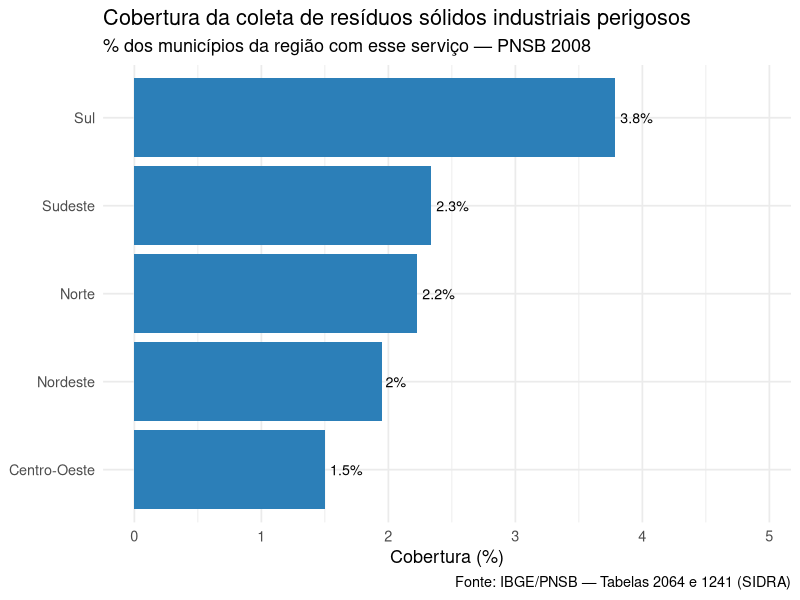
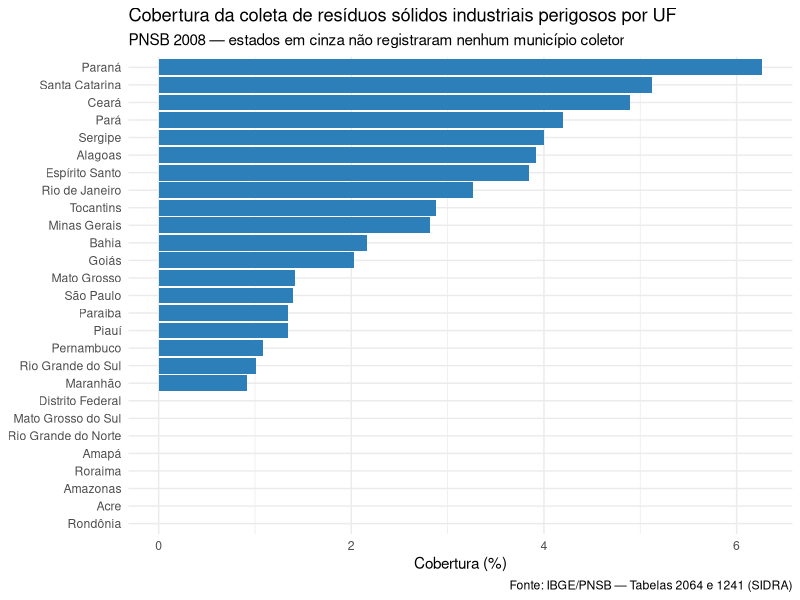
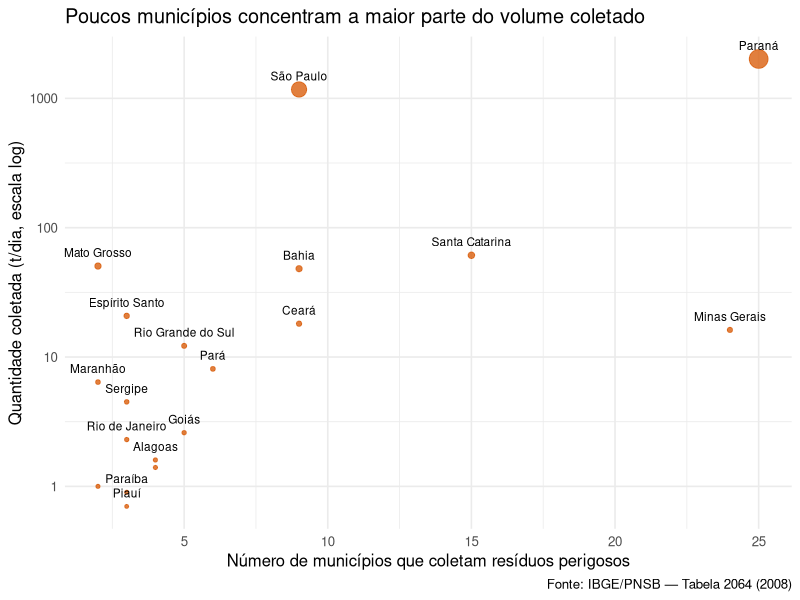

These figures' R source, in order:
## ---- chunk 1
knitr::opts_chunk$set(echo = TRUE)
## ---- chunk 2
library(here)
library(readxl)
library(dplyr)
library(stringr)
library(tidyr)
library(ggplot2)
library(knitr)
## ---- chunk 3
# Aba 1 da tabela 2064: número de municípios que coletam resíduos perigosos (2008)
contagem_2064 <- read_excel(
  here("tabela2064.xlsx"),
  sheet = 1,
  skip = 4,
  col_names = c("local", "n_coletam_2008"),
  col_types = c("text", "numeric")
)

# Aba 2 da tabela 2064: quantidade coletada, em toneladas/dia (2008)
# "-" siginifica zero absoluto (ver aba "Notas" da planilha original)
quantidade_2064 <- read_excel(
  here("tabela2064.xlsx"),
  sheet = 2,
  skip = 4,
  col_names = c("local", "qtd_raw"),
  col_types = c("text", "text")
) %>%
  mutate(
    qtd_coletada_ton_dia = if_else(str_trim(qtd_raw) == "-", 0,
                                    suppressWarnings(as.numeric(qtd_raw)))
  ) %>%
  select(local, qtd_coletada_ton_dia)
## ---- chunk 4
# Tabela 1241, aba "Tabela 1": total geral de municípios em 2000 e 2008
# ".." significa "não disponível" naquele nível/ano (ver legenda da planilha original)
total_municipios <- read_excel(
  here("tabela1241.xlsx"),
  sheet = "Tabela 1",
  skip = 5,
  col_names = c("local", "total_2000_raw", "total_2008_raw"),
  col_types = c("text", "text", "text")
) %>%
  mutate(
    total_municipios_2000 = suppressWarnings(as.numeric(total_2000_raw)),
    total_municipios_2008 = suppressWarnings(as.numeric(total_2008_raw))
  ) %>%
  select(local, total_municipios_2000, total_municipios_2008)
## ---- chunk 5
regioes <- c("Norte", "Nordeste", "Sudeste", "Sul", "Centro-Oeste")

ufs <- c("Rondônia", "Acre", "Amazonas", "Roraima", "Pará", "Amapá", "Tocantins",
         "Maranhão", "Piauí", "Ceará", "Rio Grande do Norte", "Paraíba", "Pernambuco",
         "Alagoas", "Sergipe", "Bahia", "Minas Gerais", "Espírito Santo", "Rio de Janeiro",
         "São Paulo", "Paraná", "Santa Catarina", "Rio Grande do Sul", "Mato Grosso do Sul",
         "Mato Grosso", "Goiás", "Distrito Federal")

classificar_nivel <- function(local) {
  case_when(
    local == "Brasil"                       ~ "Brasil",
    local %in% regioes                      ~ "Região",
    local %in% ufs                          ~ "UF",
    str_starts(local, "Grupo")              ~ "Grupo populacional",
    str_detect(local, "\\([A-Z]{2}\\)$")    ~ "Município/RM",
    TRUE                                     ~ "Outro"
  )
}
## ---- chunk 6
base_2064 <- contagem_2064 %>%
  left_join(quantidade_2064, by = "local") %>%
  mutate(nivel = classificar_nivel(local)) %>%
  filter(nivel %in% c("Brasil", "Região", "UF"))

base_1241 <- total_municipios %>%
  mutate(nivel = classificar_nivel(local)) %>%
  filter(nivel %in% c("Brasil", "Região", "UF"))
## ---- chunk 7
painel <- base_1241 %>%
  left_join(
    base_2064 %>% select(local, n_coletam_2008, qtd_coletada_ton_dia),
    by = "local"
  ) %>%
  mutate(
    n_coletam_2008       = replace_na(n_coletam_2008, 0),
    qtd_coletada_ton_dia = replace_na(qtd_coletada_ton_dia, 0),
    cobertura_pct = 100 * n_coletam_2008 / total_municipios_2008,
    qtd_media_ton_dia_por_municipio = if_else(
      n_coletam_2008 > 0,
      qtd_coletada_ton_dia / n_coletam_2008,
      NA_real_
    )
  )

painel_brasil <- filter(painel, nivel == "Brasil")
painel_regiao <- filter(painel, nivel == "Região") %>% arrange(desc(cobertura_pct))
painel_uf     <- filter(painel, nivel == "UF")     %>% arrange(desc(cobertura_pct))
## ---- chunk 8
painel_brasil %>%
  select(local, total_municipios_2008, n_coletam_2008, cobertura_pct, qtd_coletada_ton_dia) %>%
  kable(
    col.names = c("Brasil", "Total de municípios (2008)", "Municípios que coletam",
                  "Cobertura (%)", "Quantidade coletada (t/dia)"),
    digits = 2
  )
## ---- chunk 9
painel_regiao %>%
  select(local, total_municipios_2008, n_coletam_2008, cobertura_pct,
         qtd_coletada_ton_dia, qtd_media_ton_dia_por_municipio) %>%
  kable(
    col.names = c("Região", "Total de municípios", "Municípios que coletam",
                  "Cobertura (%)", "Qtd. coletada (t/dia)", "Qtd. média/município (t/dia)"),
    digits = 2
  )
## ---- chunk 10
painel_uf %>%
  select(local, total_municipios_2008, n_coletam_2008, cobertura_pct,
         qtd_coletada_ton_dia, qtd_media_ton_dia_por_municipio) %>%
  kable(
    col.names = c("UF", "Total de municípios", "Municípios que coletam",
                  "Cobertura (%)", "Qtd. coletada (t/dia)", "Qtd. média/município (t/dia)"),
    digits = 2
  )
## ---- chunk 11
ggplot(painel_regiao, aes(x = reorder(local, cobertura_pct), y = cobertura_pct)) +
  geom_col(fill = "#2c7fb8") +
  geom_text(aes(label = paste0(round(cobertura_pct, 1), "%")), hjust = -0.15, size = 3.6) +
  coord_flip() +
  scale_y_continuous(limits = c(0, max(painel_regiao$cobertura_pct) * 1.3)) +
  labs(
    title = "Cobertura da coleta de resíduos sólidos industriais perigosos",
    subtitle = "% dos municípios da região com esse serviço — PNSB 2008",
    x = NULL, y = "Cobertura (%)",
    caption = "Fonte: IBGE/PNSB — Tabelas 2064 e 1241 (SIDRA)"
  ) +
  theme_minimal(base_size = 13)
## ---- chunk 12
painel_uf %>%
  mutate(local = factor(local, levels = local[order(cobertura_pct)])) %>%
  ggplot(aes(x = local, y = cobertura_pct, fill = cobertura_pct > 0)) +
  geom_col() +
  coord_flip() +
  scale_fill_manual(values = c(`TRUE` = "#2c7fb8", `FALSE` = "grey80"), guide = "none") +
  labs(
    title = "Cobertura da coleta de resíduos sólidos industriais perigosos por UF",
    subtitle = "PNSB 2008 — estados em cinza não registraram nenhum município coletor",
    x = NULL, y = "Cobertura (%)",
    caption = "Fonte: IBGE/PNSB — Tabelas 2064 e 1241 (SIDRA)"
  ) +
  theme_minimal(base_size = 11)
## ---- chunk 13
painel_uf %>%
  filter(n_coletam_2008 > 0) %>%
  ggplot(aes(x = n_coletam_2008, y = qtd_coletada_ton_dia)) +
  geom_point(aes(size = qtd_coletada_ton_dia), color = "#d95f0e", alpha = 0.8) +
  geom_text(aes(label = local), size = 3, vjust = -1, check_overlap = TRUE) +
  scale_y_log10() +
  guides(size = "none") +
  labs(
    title = "Poucos municípios concentram a maior parte do volume coletado",
    x = "Número de municípios que coletam resíduos perigosos",
    y = "Quantidade coletada (t/dia, escala log)",
    caption = "Fonte: IBGE/PNSB — Tabela 2064 (2008)"
  ) +
  theme_minimal(base_size = 12)
## ---- chunk 14
concentracao_sp_pr <- painel_uf %>%
  filter(local %in% c("São Paulo", "Paraná")) %>%
  summarise(soma = sum(qtd_coletada_ton_dia)) %>%
  pull(soma)

pct_concentracao_sp_pr <- 100 * concentracao_sp_pr / painel_brasil$qtd_coletada_ton_dia

n_uf_zero <- sum(painel_uf$n_coletam_2008 == 0)
